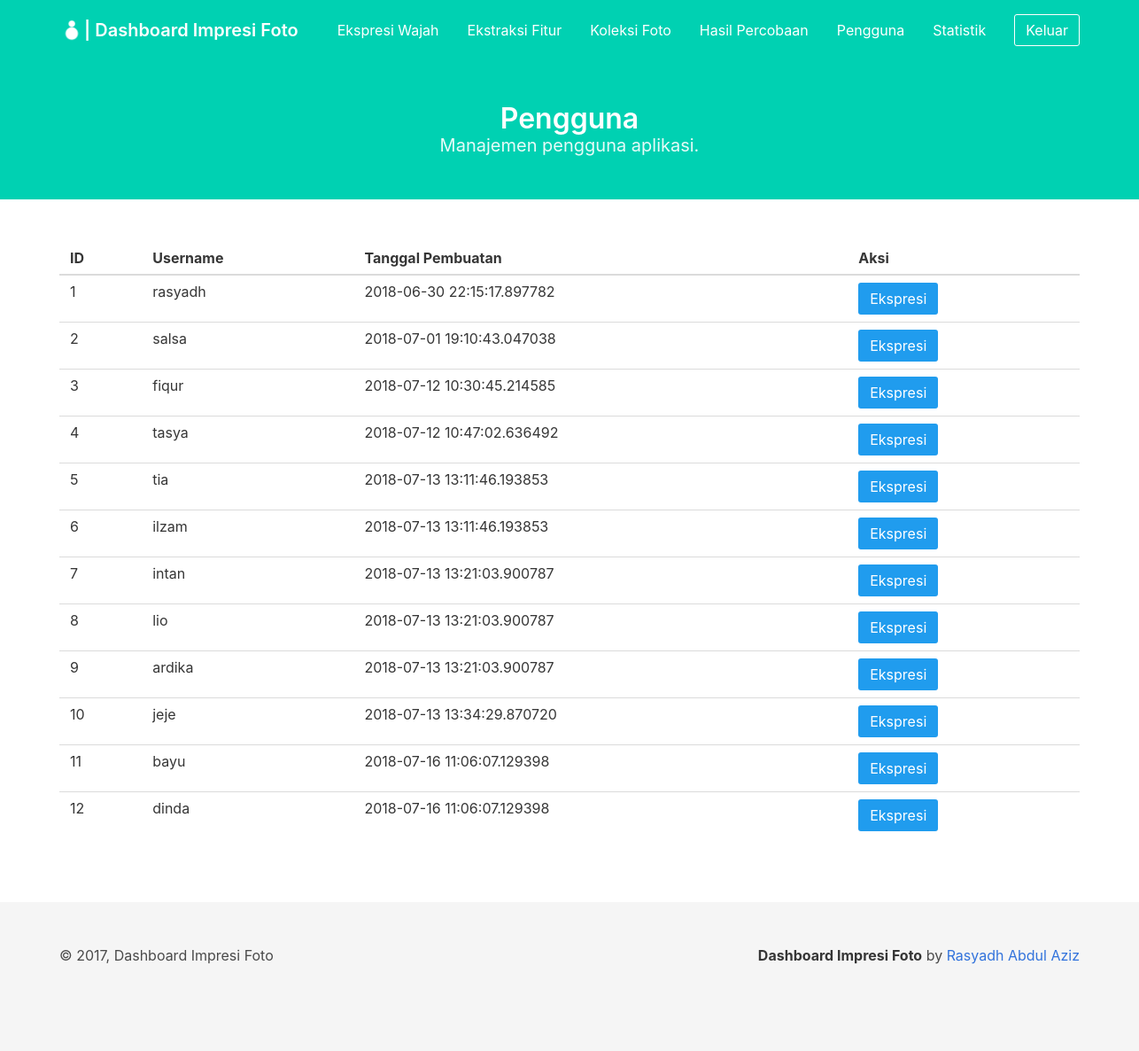
The app's page /dashboard/user/ (signed in), older data.
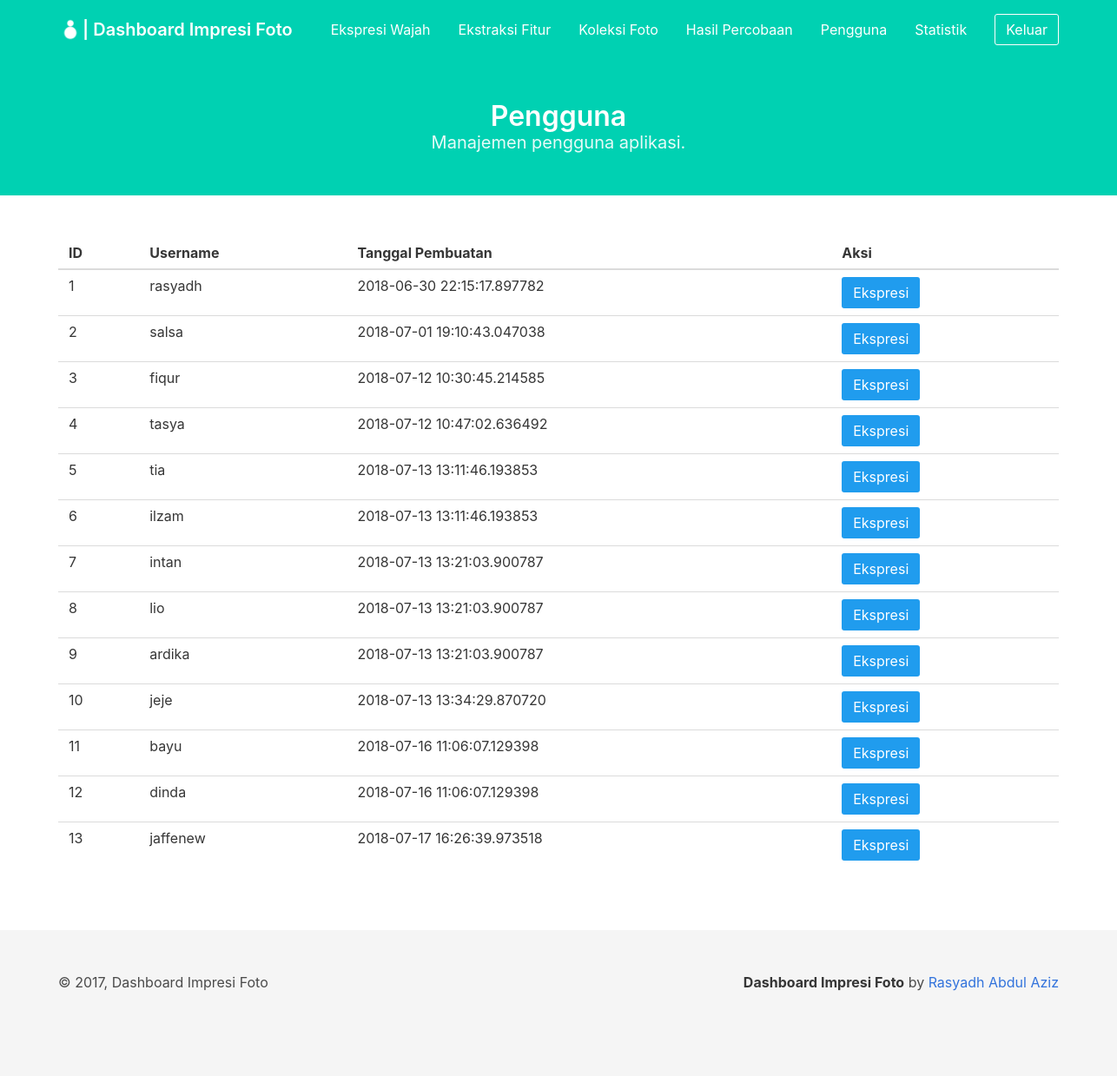
The same page, newer data.
### project/models/user.py (models this page shows, shortened)
class User(db.Model):
    __tablename__ = 'user'
    id_user = db.Column(db.Integer, primary_key=True)
    username = db.Column(db.String, unique=True, nullable=False)
    password = db.Column(db.String, nullable=False)
    created_at = db.Column(db.DateTime, default=datetime.datetime.now())

### project/views/dashboard/user.py (the view)
@user.route('/dashboard/user/')
def index():
    if session.get('loggedin_admin'):
        try:
            users = User.query.all()
            return render_template('dashboard/user.html',
                title='Pengguna', users=users)
        except Exception as e:
            print('error to get detection result')
            print(e)
    return redirect(url_for('auth.login_admin'))

### project/templates/dashboard/user.html (shortened to what this page needs)
{% extends '/dashboard/base_dashboard.html' %} {% block content %}
<section class="hero is-primary">
    <div class="hero-body">
        <div class="container has-text-centered">
            <h1 class="title">
                Pengguna
            </h1>
            <h2 class="subtitle">
                Manajemen pengguna aplikasi.
            </h2>
        </div>
    </div>
</section>
<section class="section">
    <div class="container" id="result_table">
        <table class="table is-hoverable is-fullwidth">
            <thead>
                <tr>
                    <th>ID</th>
                    <th>Username</th>
                    <th>Tanggal Pembuatan</th>
                    <th>Aksi</th>
                </tr>
            </thead>
            <tbody>
                {% if users %} {% for user in users %}
                <tr>
                    <td>{{ user.id_user }}</td>
                    <td>{{ user.username }}</td>
                    <td>{{ user.created_at }}</td>
                    <td>
                        <button class="button is-info" onclick="expression('{{ user.id_user }}', '{{ user.username }}')">Ekspresi</button>
                    </td>
                </tr>
                {% endfor %} {% else %}
                <tr>
                    <td colspan="4" class="has-text-centered">Belum ada hasil percobaan</td>
                </tr>
                {% endif %}
            </tbody>
        </table>
    </div>
</section>
{% endblock %}

### project/templates/dashboard/base_dashboard.html (shortened to what this page needs)
<html>
<head>
    <link rel="stylesheet" type="text/css" href="{{ url_for('static', filename='css/bulma.css') }}" />
    <link rel="stylesheet" type="text/css" href="{{url_for('static', filename='css/app.css') }}" />
</head>
<body>
    <nav class="navbar is-primary is-transparent navbar-is-medium">
        <div class="container">
            <div class="navbar-brand">
                <a class="navbar-item" href="/dashboard/">
                    <img class="image" src="{{ url_for('static', filename='image/ImpresiFotoWhite.png') }}" alt="Logo">
                    <h1 class="title is-5 has-text-white">
                        | Dashboard Impresi Foto
                    </h1>
                </a>
            </div>
            <div class="navbar-menu" id="menu">
                <div class="navbar-end">
                    <a class="navbar-item" href="/dashboard/expression/">
                        Ekspresi Wajah
                    </a>
                    <a class="navbar-item" href="/dashboard/feature_extraction/">
                        Ekstraksi Fitur
                    </a>
                    <a class="navbar-item" href="/dashboard/photos_collection/">
                        Koleksi Foto
                    </a>
                    <a class="navbar-item" href="/dashboard/detection_results/">
                        Hasil Percobaan
                    </a>
                    <a class="navbar-item" href="/dashboard/user/">
                        Pengguna
                    </a>
                    <a class="navbar-item" href="/dashboard/statistic/">
                        Statistik
                    </a>
                    <div class="navbar-item">
                        <a class="button is-primary is-inverted is-outlined" href="/admin/logout/">
                            Keluar
                        </a>
                    </div>
                </div>
            </div>
        </div>
    </nav>
    {% block content %} {% endblock %}
    <footer class="footer">
        <div class="container">
            <div class="level">
                <div class="level-left">
                    <div class="level-item">
                        &copy; 2017, Dashboard Impresi Foto
                    </div>
                </div>
                <div class="level-right">
                    <div class="level-item">
                        <p>
                            <strong>Dashboard Impresi Foto</strong> by
                            <a href="github.com/rasyadh">Rasyadh Abdul Aziz</a>
                        </p>
                    </div>
                </div>
            </div>
        </div>
    </footer>
</body>
</html>

### project/static/css/app.css (style rules this page uses)
.navbar-is-medium { min-height: 4.25rem; }

Row changes from the older to the newer data that the page shows:
added User: id_user "13", username "jaffenew", created_at "2018-07-17 16:26:39.973518"
